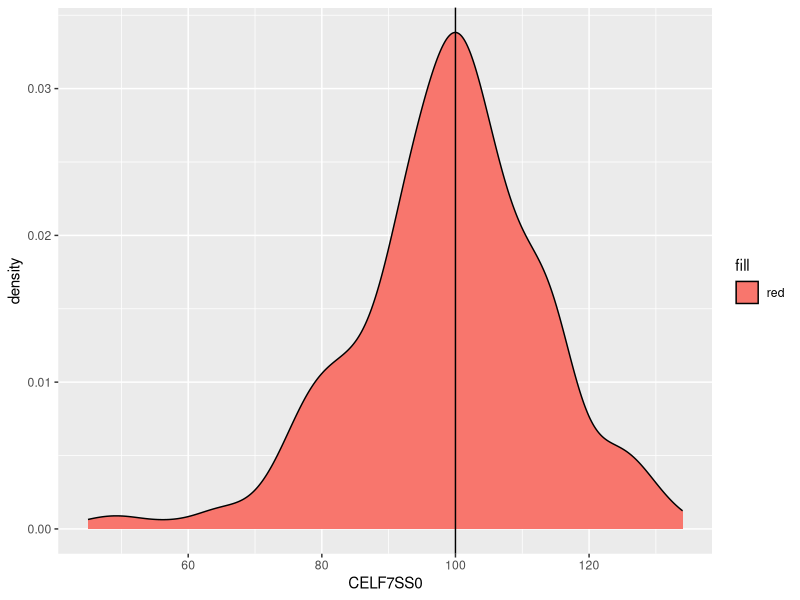
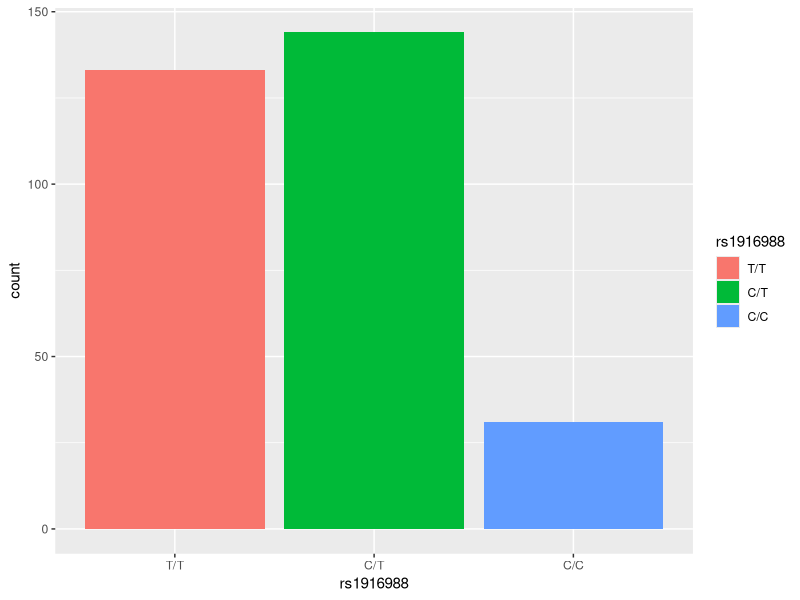
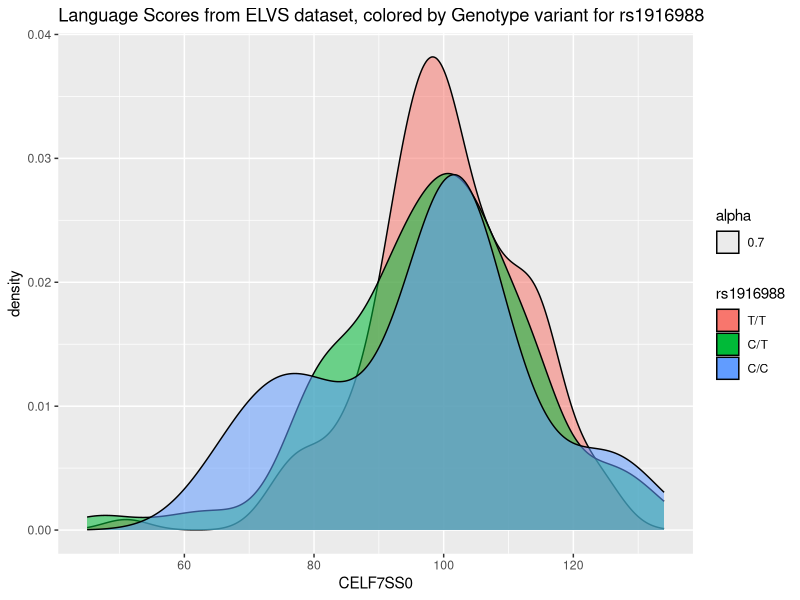
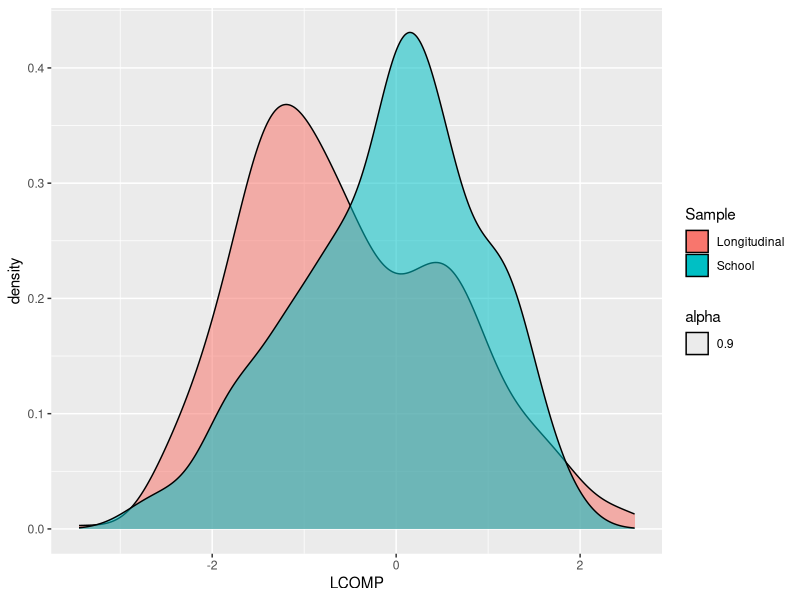
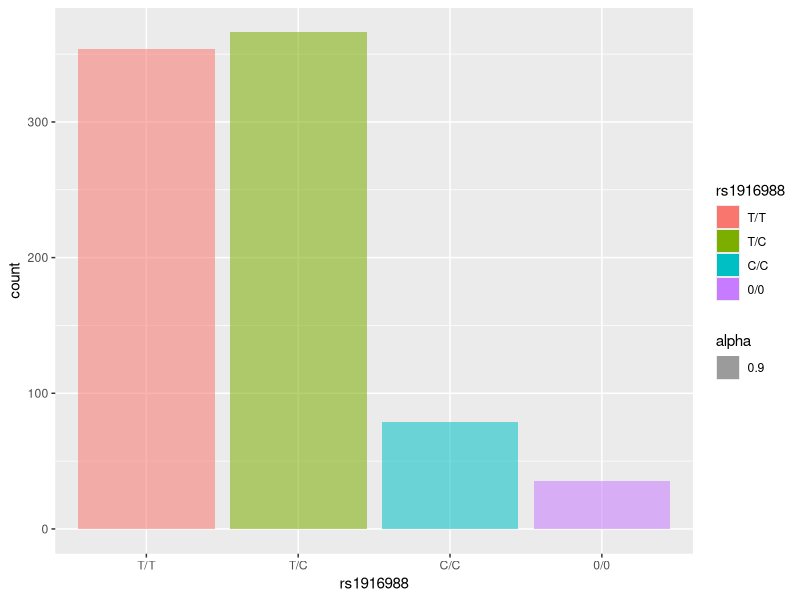
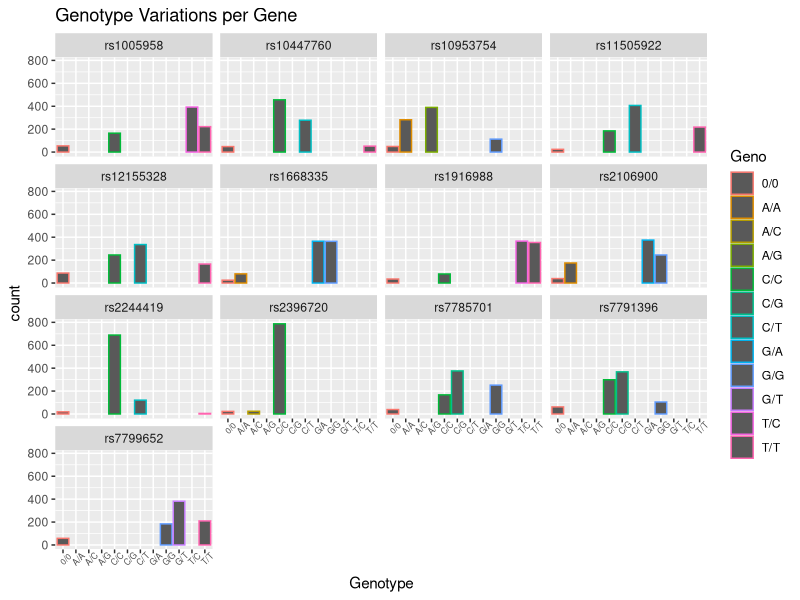
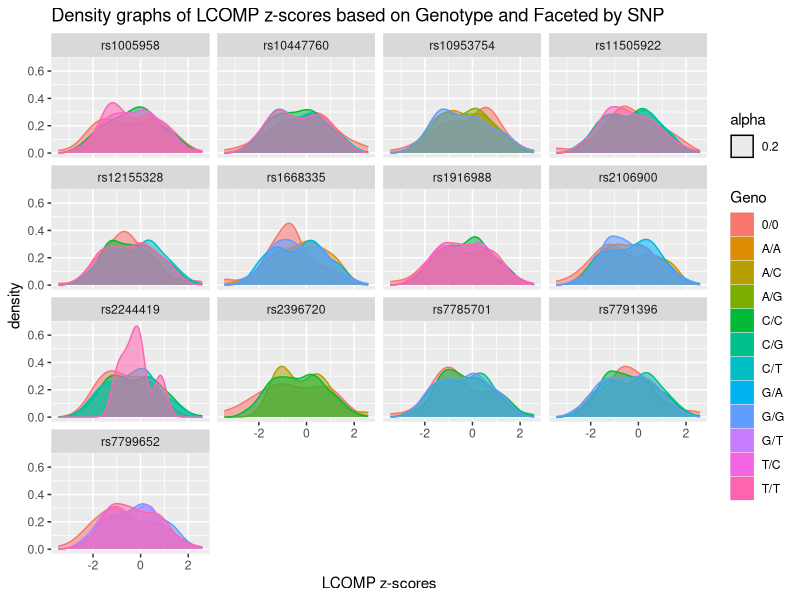

Write R code to recreate these figures, in order.
## ---- chunk 1
library(tidyverse)
library(skimr)
## ---- chunk 2
elvs <- read_csv(here::here("data", "tidy_elvs.csv"))
elvs <- elvs %>% mutate(rs1916988 = as_factor(rs1916988))
iowa <- read_csv(here::here("data", "tidy_iowa.csv"))
iowa <- iowa %>% mutate_at(vars(starts_with("rs")), funs( as_factor(.)))
## ---- chunk 3
elvs %>% glimpse()
## ---- chunk 4
elvs %>% skim()
## ---- chunk 5
elvs %>% ggplot(aes(x=CELF7SS0, fill = "red")) + geom_density() + geom_vline(xintercept = 100)
## ---- chunk 6
elvs %>% ggplot(aes(x=rs1916988,fill=rs1916988)) + geom_bar() 
## ---- chunk 7
elvs %>% ggplot(aes(x=CELF7SS0, fill = rs1916988, alpha = 0.7)) + 
  geom_density() + 
  labs(title = "Language Scores from ELVS dataset, colored by Genotype variant for rs1916988")
## ---- chunk 8
iowa %>% glimpse()
## ---- chunk 9
iowa %>% skim()
## ---- chunk 10
iowa %>% ggplot(aes(x=LCOMP,fill=Sample,alpha=.9)) + 
  geom_density()
## ---- chunk 11
iowa %>% ggplot(aes(x=rs1916988,fill = rs1916988, alpha = .9)) + 
  geom_bar(position = "stack") 
## ---- chunk 12
SNP <- iowa %>% gather(key = "SNP", value = "Geno", starts_with("rs")) %>% group_by(SNP)
SNP %>% ggplot(aes(x = Geno, color = Geno)) + 
  geom_bar() + 
  facet_wrap(~SNP) + 
  labs(title = "Genotype Variations per Gene") + 
  xlab("Genotype") + 
  theme(axis.text.x = element_text(size = 6, angle = 45))
## ---- chunk 13
# 
SNP <- iowa %>% gather(key = "SNP", value = "Geno", starts_with("rs")) %>% group_by(SNP)
SNP %>% ggplot(aes(x = LCOMP, fill = Geno, color = Geno, alpha = 0.2)) + 
  geom_density() + 
  facet_wrap(~SNP) + 
  labs(title = "Density graphs of LCOMP z-scores based on Genotype and Faceted by SNP") + 
  xlab("LCOMP z-scores")
